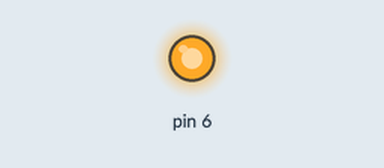
Simulated run of this sketch. Board: Arduino Uno, built with avr-gcc and run on an emulated ATmega328P. Shown: output pins drawn as LEDs (lit = HIGH).

Above: at 0.05 s.
At 1.5 s:
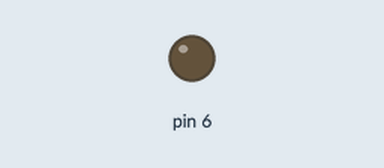
Timing chart, 0 to 3.5 s (numbered marks = the images above):
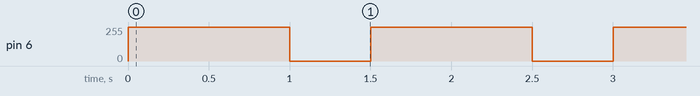

Measured:
- by itself, pin 6: repeats every 1.5 s: 255/255 0.50 s, 0/255 0.50 s, 254/255 0.50 s

The sketch:

_18._Comanda_variabila_motor_DC_Robofun.ino
```cpp
void setup() {
  // put your setup code here, to run once:
  pinMode(6, OUTPUT);
}

void loop() {
  // put your main code here, to run repeatedly:
  variatieViteza();
  delay(500);
  on();
  delay(500);
  off();
  delay(500);
}

void variatieViteza() {
  for (int i = 125; i < 255; i++){
    analogWrite(6, i);
    }
  }

void off() {
  digitalWrite(6, LOW);
  }

void on() {
  digitalWrite(6, HIGH);
  }
```
